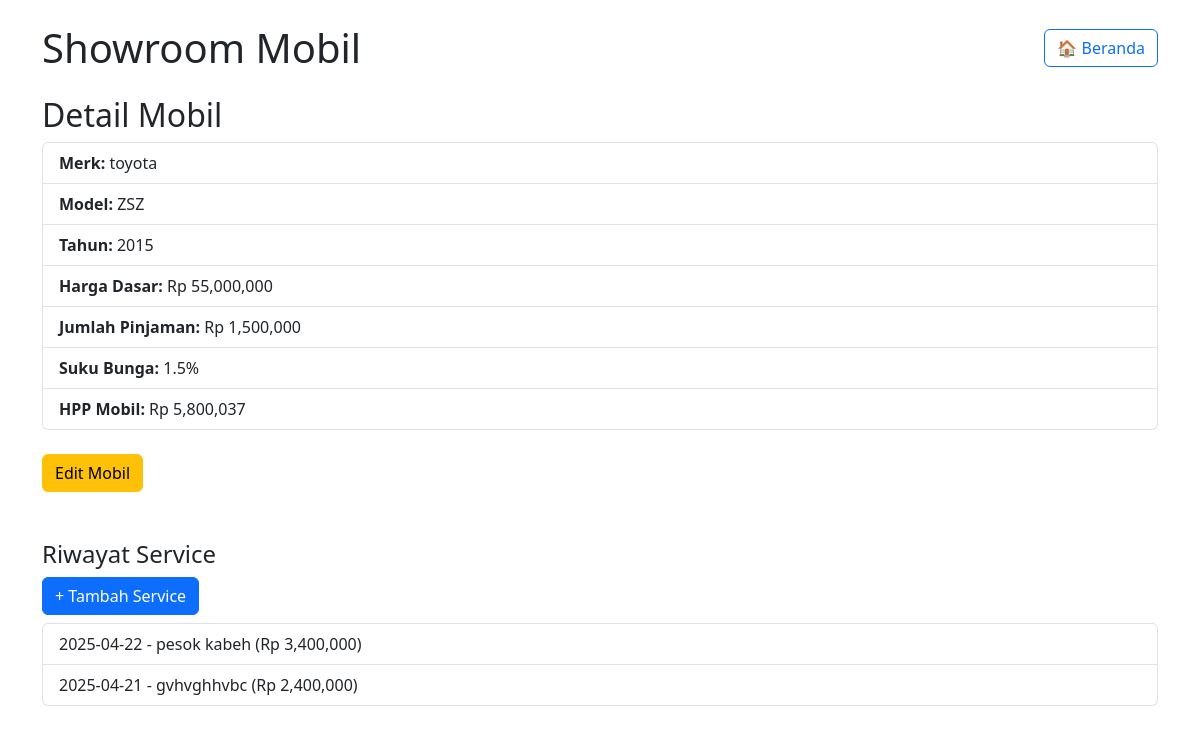
The page /mobil/3 on the database its author committed.
### models.py (models this page shows)
class Car(db.Model):
    id = db.Column(db.Integer, primary_key=True)
    merk = db.Column(db.String(100))
    model = db.Column(db.String(100))
    tahun = db.Column(db.Integer)
    harga_dasar = db.Column(db.Float)
    jumlah_pinjaman = db.Column(db.Float, nullable=True)
    suku_bunga = db.Column(db.Float, nullable=True)  # persen per tahun
    services = db.relationship('Service', backref='car', lazy=True)

class Service(db.Model):
    id = db.Column(db.Integer, primary_key=True)
    car_id = db.Column(db.Integer, db.ForeignKey('car.id'), nullable=False)
    tanggal = db.Column(db.Date)
    deskripsi = db.Column(db.String(255))
    biaya = db.Column(db.Float)

### app.py (the view)
@app.route('/mobil/<int:car_id>')
def car_detail(car_id):
    car = Car.query.get_or_404(car_id)
    hpp = hitung_hpp(car)
    return render_template('car_detail.html', car=car, hpp=hpp)

### app.py (called while the page is built)
def hitung_hpp(car):
    if car.jumlah_pinjaman and car.suku_bunga:
        try:
            hpp_dasar = car.harga_dasar / (car.jumlah_pinjaman + car.suku_bunga)
        except ZeroDivisionError:
            hpp_dasar = car.harga_dasar
    else:
        hpp_dasar = car.harga_dasar
    total_service = sum(service.biaya for service in car.services)
    return hpp_dasar + total_service

### templates/car_detail.html
{% extends "base.html" %}
{% block content %}
    <h2>Detail Mobil</h2>
    <ul class="list-group mb-3">
        <li class="list-group-item"><strong>Merk:</strong> {{ car.merk }}</li>
        <li class="list-group-item"><strong>Model:</strong> {{ car.model }}</li>
        <li class="list-group-item"><strong>Tahun:</strong> {{ car.tahun }}</li>
        <li class="list-group-item"><strong>Harga Dasar:</strong> Rp {{ "{:,.0f}".format(car.harga_dasar) }}</li>
        {% if car.jumlah_pinjaman %}
        <li class="list-group-item"><strong>Jumlah Pinjaman:</strong> Rp {{ "{:,.0f}".format(car.jumlah_pinjaman) }}</li>
        <li class="list-group-item"><strong>Suku Bunga:</strong> {{ car.suku_bunga }}%</li>
        {% endif %}
        <li class="list-group-item"><strong>HPP Mobil:</strong> Rp {{ "{:,.0f}".format(hpp) }}</li>
    </ul>
    <a href="{{ url_for('edit_car', car_id=car.id) }}" class="btn btn-warning mt-2">Edit Mobil</a><br><br><br>
    <h4>Riwayat Service</h4>
    <a href="{{ url_for('add_service', car_id=car.id) }}" class="btn btn-primary mb-2">+ Tambah Service</a>
    <ul class="list-group">
        {% for service in car.services %}
        <li class="list-group-item">
            {{ service.tanggal }} - {{ service.deskripsi }} (Rp {{ "{:,.0f}".format(service.biaya) }})
        </li>
        {% else %}
        <li class="list-group-item">Belum ada service.</li>
        {% endfor %}
    </ul>
{% endblock %}

### rows shown on the page
Car: merk "toyota", model "ZSZ", tahun "2015", harga_dasar "55,000,000", jumlah_pinjaman "1,500,000", suku_bunga "1.5"
Service: tanggal "2025-04-22", deskripsi "pesok kabeh", biaya "3,400,000"
Service: tanggal "2025-04-21", deskripsi "gvhvghhvbc", biaya "2,400,000"

### other values the page prints
{{ "{:,.0f}".format(hpp) }} "5,800,037"
